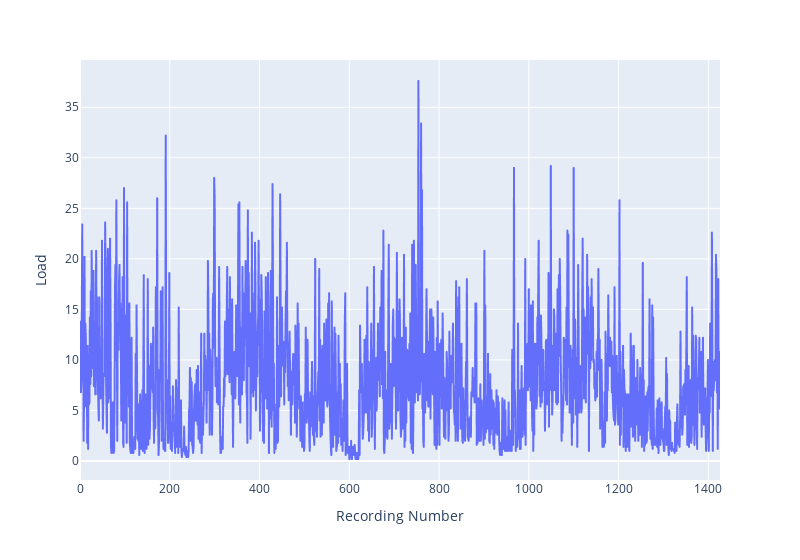

Write notebook code for a chart like this one.
### Markdown cell above
# Fourier Analysis

### Code cell
from scipy.fft import fft, fftfreq
from scipy.signal import convolve
cur = con.cursor()
data = cur.execute('SELECT Global_intensity from household_power_consumption where time = "20:00:00" and Global_intensity is not "?";')    # A LARGE tuple will be returned.
data = cur.fetchall()
 
# Converting it to Numpy array
data = np.array(data,)
data_length = data.shape[0]
data = data.reshape(data_length,)

# Just for single use only
df = pd.DataFrame({"Recording Number": np.arange(data_length), "Load": data})

exp.line(df, x="Recording Number", y="Load", width=800)

### Figure 1 — Plotly figure (JSON) as saved in the notebook; plotly's stock layout.template omitted (floating-point values rounded to 4 significant figures; data arrays with more than 128 entries replaced by an {"elided": "..."} marker saying what was removed)
{"data": [{"hovertemplate": "Recording Number=%{x}<br>Load=%{y}<extra></extra>", "legendgroup": "", "line": {"color": "#636efa", "dash": "solid"}, "marker": {"symbol": "circle"}, "mode": "lines", "name": "", "showlegend": false, "type": "scattergl", "x": {"elided": "1427 int values"}, "xaxis": "x", "y": {"elided": "1427 float values"}, "yaxis": "y"}], "layout": {"legend": {"tracegroupgap": 0}, "margin": {"t": 60}, "width": 800, "xaxis": {"anchor": "y", "domain": [0, 1], "title": {"text": "Recording Number"}}, "yaxis": {"anchor": "x", "domain": [0, 1], "title": {"text": "Load"}}}}
